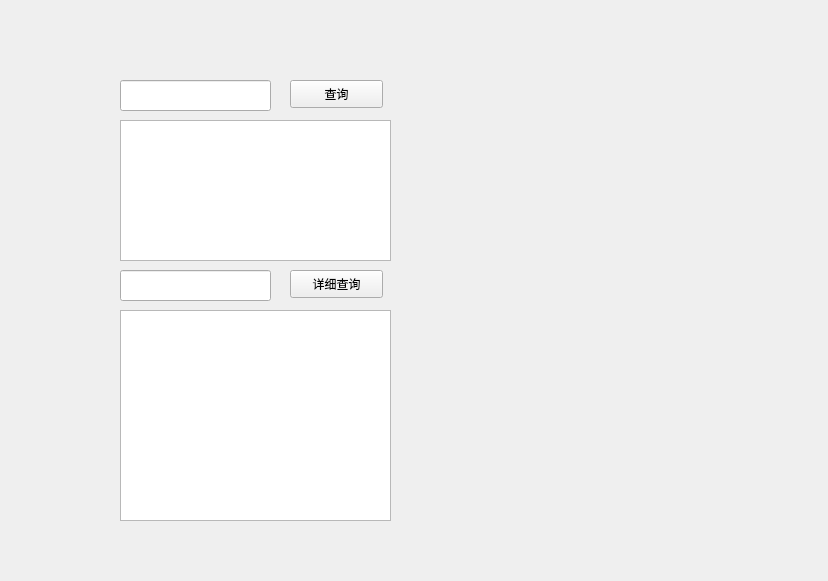
<?xml version="1.0" encoding="UTF-8"?>
<ui version="4.0">
 <class>widget</class>
 <widget class="QWidget" name="widget">
  <property name="geometry">
   <rect>
    <x>0</x>
    <y>0</y>
    <width>828</width>
    <height>581</height>
   </rect>
  </property>
  <property name="windowTitle">
   <string>Form</string>
  </property>
  <widget class="QLabel" name="gwzj">
   <property name="geometry">
    <rect>
     <x>1</x>
     <y>-6</y>
     <width>851</width>
     <height>601</height>
    </rect>
   </property>
   <property name="text">
    <string/>
   </property>
   <property name="pixmap">
    <pixmap resource="../python/fjsss/dzjl1.qrc">:/newPrefix/过往战局1s.jpg</pixmap>
   </property>
  </widget>
  <widget class="QLineEdit" name="yhid">
   <property name="geometry">
    <rect>
     <x>120</x>
     <y>80</y>
     <width>151</width>
     <height>31</height>
    </rect>
   </property>
  </widget>
  <widget class="QPushButton" name="cx">
   <property name="geometry">
    <rect>
     <x>290</x>
     <y>80</y>
     <width>93</width>
     <height>28</height>
    </rect>
   </property>
   <property name="text">
    <string>查询</string>
   </property>
  </widget>
  <widget class="QPushButton" name="xxcx">
   <property name="geometry">
    <rect>
     <x>290</x>
     <y>270</y>
     <width>93</width>
     <height>28</height>
    </rect>
   </property>
   <property name="text">
    <string>详细查询</string>
   </property>
  </widget>
  <widget class="QLineEdit" name="zjid">
   <property name="geometry">
    <rect>
     <x>120</x>
     <y>270</y>
     <width>151</width>
     <height>31</height>
    </rect>
   </property>
  </widget>
  <widget class="QTableWidget" name="tableWidget">
   <property name="geometry">
    <rect>
     <x>120</x>
     <y>120</y>
     <width>271</width>
     <height>141</height>
    </rect>
   </property>
  </widget>
  <widget class="QTableWidget" name="tableWidget_2">
   <property name="geometry">
    <rect>
     <x>120</x>
     <y>310</y>
     <width>271</width>
     <height>211</height>
    </rect>
   </property>
  </widget>
 </widget>
 <resources>
  <include location="../python/fjsss/dzjl1.qrc"/>
 </resources>
 <connections/>
</ui>
